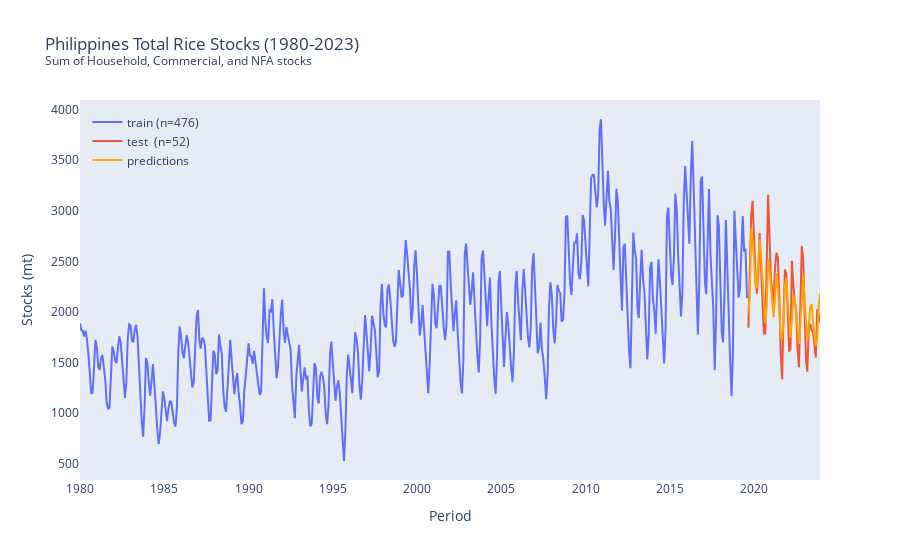

The notebook cell this image was saved under:
### Code cell
regressor = RandomForestRegressor(n_estimators=250, max_depth=10, random_state=123)
est = GradientBoostingRegressor(
    criterion="squared_error",
    learning_rate=0.1,
    loss="huber",
    max_depth=10,
    n_estimators=250,
    random_state=123,
)
forecaster = ForecasterAutoreg(regressor=regressor, lags=20)
forecaster.fit(y=data_train["Stocks"])
predictions = forecaster.predict(steps=steps)

fig = make_subplots()
fig.add_scatter(
    x=data_train.index, y=data_train.Stocks, name=f"train\t(n={len(data_train)})"
)
fig.add_scatter(
    x=data_test.index, y=data_test.Stocks, name=f"test\t\t(n={len(data_test)})"
)
fig.add_scatter(
    x=predictions.index, y=predictions, name="predictions", line=dict(color="#FFA500")
)
fig.update_layout(
    legend=dict(
        yanchor="top", y=0.98, xanchor="left", x=0.01, bgcolor="rgba(0, 0, 0, 0)"
    ),
    title="Philippines Total Rice Stocks (1980-2023)<br>"
    "<sup>Sum of Household, Commercial, and NFA stocks</sup>",
    yaxis=dict(showgrid=False, title="Stocks (mt)"),
    xaxis=dict(showgrid=False, title="Period"),
)
render(fig)

error_mse = mean_squared_error(y_true=data_test["Stocks"], y_pred=predictions)
print(f"Test error (MSE): {error_mse}")

error_rmse = root_mean_squared_error(y_true=data_test["Stocks"], y_pred=predictions)
print(f"Test error (RMSE): {error_rmse}")

### Figure 1 — Plotly figure (JSON) as saved in the notebook; plotly's stock layout.template omitted (floating-point values rounded to 4 significant figures; data arrays with more than 128 entries replaced by an {"elided": "..."} marker saying what was removed)
{"data": [{"name": "train\t(n=476)", "type": "scatter", "x": {"elided": "476 str values"}, "y": {"elided": "476 float values"}}, {"name": "test\t\t(n=52)", "type": "scatter", "x": ["2019-09-01T00:00:00", "2019-10-01T00:00:00", "2019-11-01T00:00:00", "2019-12-01T00:00:00", "2020-01-01T00:00:00", "2020-02-01T00:00:00", "2020-03-01T00:00:00", "2020-04-01T00:00:00", "2020-05-01T00:00:00", "2020-06-01T00:00:00", "2020-07-01T00:00:00", "2020-08-01T00:00:00", "2020-09-01T00:00:00", "2020-10-01T00:00:00", "2020-11-01T00:00:00", "2020-12-01T00:00:00", "2021-01-01T00:00:00", "2021-02-01T00:00:00", "2021-03-01T00:00:00", "2021-04-01T00:00:00", "2021-05-01T00:00:00", "2021-06-01T00:00:00", "2021-07-01T00:00:00", "2021-08-01T00:00:00", "2021-09-01T00:00:00", "2021-10-01T00:00:00", "2021-11-01T00:00:00", "2021-12-01T00:00:00", "2022-01-01T00:00:00", "2022-02-01T00:00:00", "2022-03-01T00:00:00", "2022-04-01T00:00:00", "2022-05-01T00:00:00", "2022-06-01T00:00:00", "2022-07-01T00:00:00", "2022-08-01T00:00:00", "2022-09-01T00:00:00", "2022-10-01T00:00:00", "2022-11-01T00:00:00", "2022-12-01T00:00:00", "2023-01-01T00:00:00", "2023-02-01T00:00:00", "2023-03-01T00:00:00", "2023-04-01T00:00:00", "2023-05-01T00:00:00", "2023-06-01T00:00:00", "2023-07-01T00:00:00", "2023-08-01T00:00:00", "2023-09-01T00:00:00", "2023-10-01T00:00:00", "2023-11-01T00:00:00", "2023-12-01T00:00:00"], "y": [1842.0, 2280.0, 2962.0, 3098.0, 2675.0, 2376.0, 2179.0, 2368.0, 2779.0, 2396.0, 2105.0, 1786.0, 1785.0, 2641.0, 3159.0, 2766.0, 2332, 2193.0, 2080.0, 2444.0, 2585.0, 2531.0, 2178.0, 1578.0, 1332.0, 1955.0, 2418.0, 2378.0, 1859.0, 1609.0, 1633.0, 2506.0, 2280.0, 2091.0, 2035.0, 1633.0, 1451.0, 2082.0, 2650.0, 2535.0, 1850.0, 1523.0, 1409.0, 1843.0, 1882.0, 1818.0, 1804.0, 1632.0, 1546.0, 2024.0, 1979.0, 1896.0]}, {"line": {"color": "#FFA500"}, "name": "predictions", "type": "scatter", "x": ["2019-09-01T00:00:00", "2019-10-01T00:00:00", "2019-11-01T00:00:00", "2019-12-01T00:00:00", "2020-01-01T00:00:00", "2020-02-01T00:00:00", "2020-03-01T00:00:00", "2020-04-01T00:00:00", "2020-05-01T00:00:00", "2020-06-01T00:00:00", "2020-07-01T00:00:00", "2020-08-01T00:00:00", "2020-09-01T00:00:00", "2020-10-01T00:00:00", "2020-11-01T00:00:00", "2020-12-01T00:00:00", "2021-01-01T00:00:00", "2021-02-01T00:00:00", "2021-03-01T00:00:00", "2021-04-01T00:00:00", "2021-05-01T00:00:00", "2021-06-01T00:00:00", "2021-07-01T00:00:00", "2021-08-01T00:00:00", "2021-09-01T00:00:00", "2021-10-01T00:00:00", "2021-11-01T00:00:00", "2021-12-01T00:00:00", "2022-01-01T00:00:00", "2022-02-01T00:00:00", "2022-03-01T00:00:00", "2022-04-01T00:00:00", "2022-05-01T00:00:00", "2022-06-01T00:00:00", "2022-07-01T00:00:00", "2022-08-01T00:00:00", "2022-09-01T00:00:00", "2022-10-01T00:00:00", "2022-11-01T00:00:00", "2022-12-01T00:00:00", "2023-01-01T00:00:00", "2023-02-01T00:00:00", "2023-03-01T00:00:00", "2023-04-01T00:00:00", "2023-05-01T00:00:00", "2023-06-01T00:00:00", "2023-07-01T00:00:00", "2023-08-01T00:00:00", "2023-09-01T00:00:00", "2023-10-01T00:00:00", "2023-11-01T00:00:00", "2023-12-01T00:00:00"], "y": [1985.0, 2143.0, 2825.0, 2717.0, 2532.0, 2262.0, 2237.0, 2568.0, 2719.0, 2558.0, 2332.0, 2058.0, 1887.0, 2048.0, 2521.0, 2420.0, 2248.0, 2087.0, 1951.0, 2145.0, 2384.0, 2263.0, 2028.0, 1766.0, 1722.0, 1904.0, 2267.0, 2335.0, 2100.0, 1858.0, 1745.0, 1919.0, 2154.0, 2149.0, 1986.0, 1798.0, 1684.0, 1869.0, 2194.0, 2359.0, 2114.0, 1861.0, 1710.0, 1856.0, 2047.0, 2078.0, 1900.0, 1762.0, 1665.0, 1737.0, 2038.0, 2178.0]}], "layout": {"legend": {"bgcolor": "rgba(0, 0, 0, 0)", "x": 0.01, "xanchor": "left", "y": 0.98, "yanchor": "top"}, "title": {"text": "Philippines Total Rice Stocks (1980-2023)<br><sup>Sum of Household, Commercial, and NFA stocks</sup>"}, "xaxis": {"anchor": "y", "domain": [0, 1], "showgrid": false, "title": {"text": "Period"}}, "yaxis": {"anchor": "x", "domain": [0, 1], "showgrid": false, "title": {"text": "Stocks (mt)"}}}}
